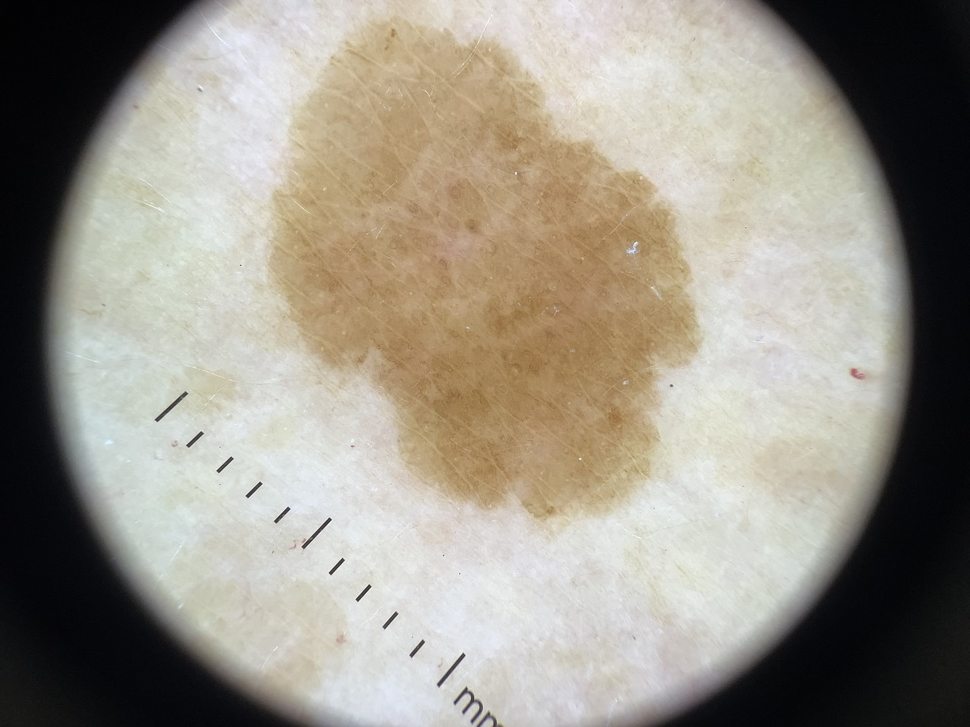
#> input picture data/images/lesao1.jpg, 970 x 727 px, shrunk from 3264 x 2448 before the run
$ python -i lesion_detection.py   (imports and definitions only)
#> lines starting #> are read from the running program, lines starting #| are printed output that depends on the picture; after the words box and inside, x2 and y2 are one past the last pixel; in counts of white or black regions, pixels touching at a corner belong together
import cv2
import numpy as np

def detectar_lesao(caminho):

#> called with caminho = '../data/images/lesao1.jpg'
    img = cv2.imread(caminho)
#> img is the input picture: shape (727, 970, 3); mean B, G, R 136.4, 148, 153.5

    gray = cv2.cvtColor(img, cv2.COLOR_BGR2GRAY)
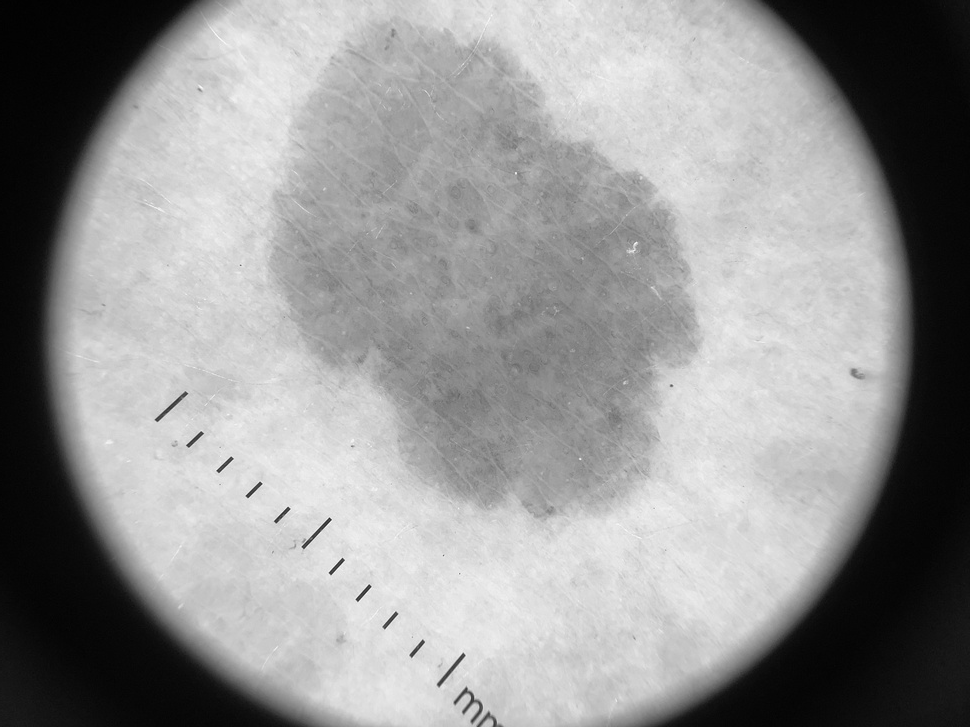
#> gray: shape (727, 970); min 1, max 252, mean 148.3

    blur = cv2.GaussianBlur(gray,(5,5),0)

    _,thresh = cv2.threshold(blur,60,255,cv2.THRESH_BINARY_INV)
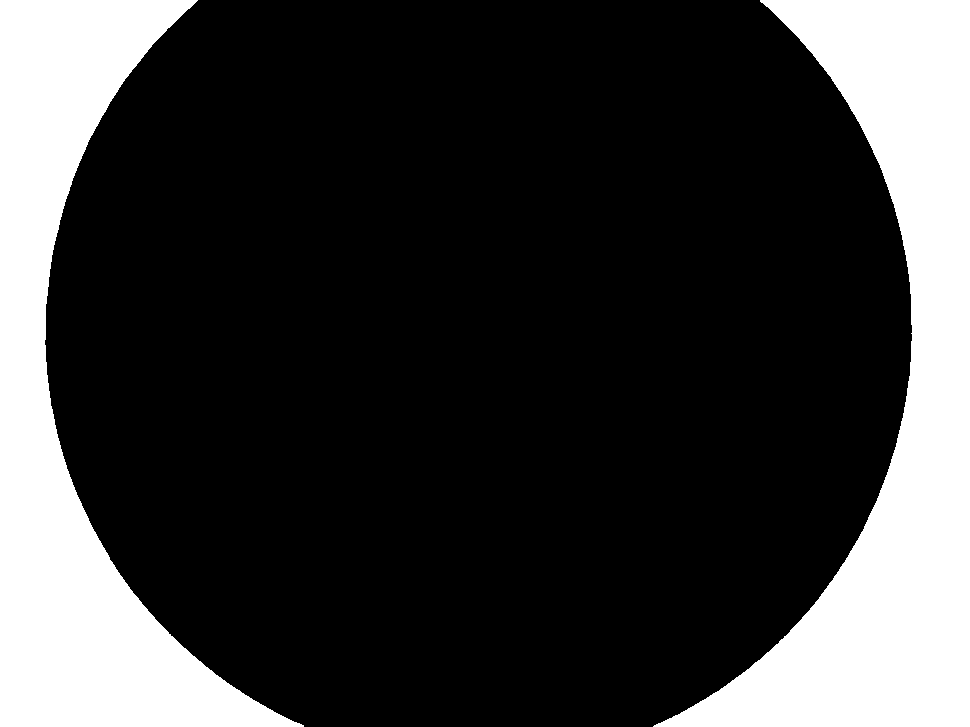
#> thresh: shape (727, 970); 23.3% white; 2 white regions

    contours,_ = cv2.findContours(thresh,cv2.RETR_EXTERNAL,cv2.CHAIN_APPROX_SIMPLE)
#> contours = 2 contours; box (x1, y1, x2, y2) and area: (653, 0, 970, 727) 85700, (0, 0, 304, 727) 76470

    if contours:

        c = max(contours,key=cv2.contourArea)
#> c = contour of 407 points, box (x1, y1, x2, y2) (653, 0, 970, 727), area 85700

        (x,y),radius = cv2.minEnclosingCircle(c)
#> x = 811; y = 363; radius = 395.9

        center = (int(x),int(y))
#> center = (811, 363)

        radius = int(radius)
#> radius = 395

        cv2.circle(img,center,radius,(0,0,255),2)
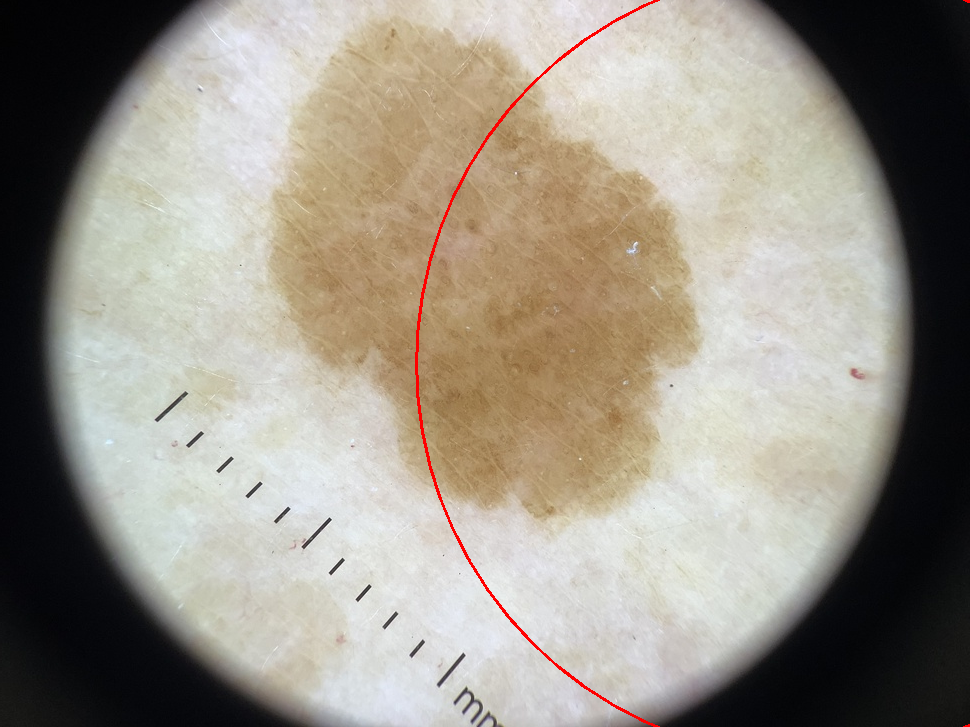
#> img: shape (727, 970, 3); 0.39% of pixels changed, all inside (x1, y1, x2, y2) = (415, 0, 970, 727)

        diametro_pixels = radius*2
#> diametro_pixels = 790

        return img,diametro_pixels

    return img,None

>>> result = detectar_lesao('../data/images/lesao1.jpg')
